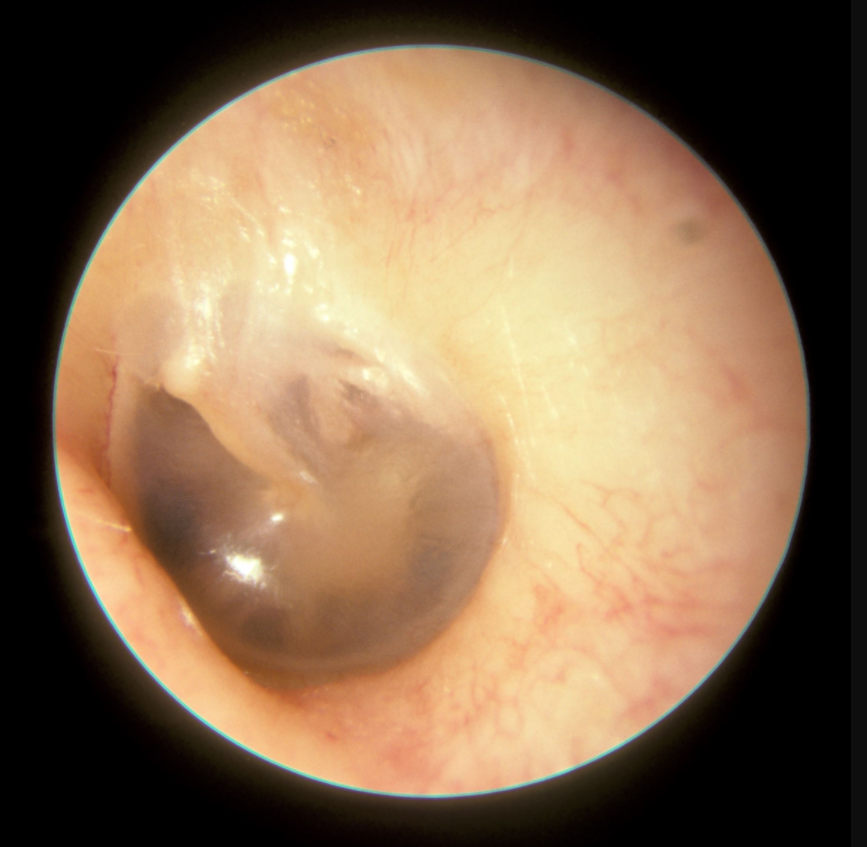
#> input picture left eardrum.png, 867 x 847 px
$ python code.py
#> lines starting #> are read from the running program, lines starting #| are printed output that depends on the picture
# image processing code
from tkinter import *
from tkinter import filedialog
import cv2
import numpy as np
import imutils
import os
from PIL import Image, ImageDraw,ImageFont
from PIL import Image, ImageTk
root = Tk()

# code to upload an image
root.filename = filedialog.askopenfilename(initialdir="/", title="Select A file",
                                           filetypes=(("png files", ".png"),
                                                      ("jpeg files", "jpeg"),
                                                      ("all files", "*.*")))
#> the answer given: left eardrum.png
my_label = Label(root, text=root.filename).pack()

# code to find side of ear
ori_image = cv2.imread(root.filename)
#> ori_image is the input picture: shape (847, 867, 3); mean B, G, R 80.4, 107.9, 135
image1 = cv2.imread(r"E:\Project\left eardrum.png")

image1 = cv2.resize(image1, (500, 500))
image2 = cv2.resize(ori_image, (500, 500))

sift = cv2.xfeatures2d.SIFT_create()
kp_1, desc_1 = sift.detectAndCompute(image1, None)
#> kp_1 = 35 keypoints; strongest (x, y, size): (233, 174, 179), (141, 335, 12.9), (345, 363, 102.2), (100, 317, 31.6)
kp_2, desc_2 = sift.detectAndCompute(image2, None)
#> kp_2 has the same summary as kp_1

index_params = dict(algorithm=0, trees=5)
search_params = dict()

flann = cv2.FlannBasedMatcher(index_params, search_params)

matches = flann.knnMatch(desc_1, desc_2, k=2)
#> matches = 35 matches
good_points = []
for m, n in matches:
    if m.distance < 0.9 * n.distance:
        good_points.append(m)
#> this loop made 35 passes
#> after the loop, good_points = 35 matches
key_points_consider = 0
if len(kp_1) >= len(kp_2):
    key_points_consider = len(kp_1)
#> key_points_consider = 35
else:
    key_points_consider = len(kp_2)

percentage = len(good_points) / key_points_consider * 100
#> percentage = 100
if percentage > 20:
    side = "LEFT EAR"
else:
    side = "RIGHT EAR"
print(side)

# [42 lines of commented-out code are left out]
kernel_sharpening = np.array([-1, -1, -1
                              - 1, 9, -1
                              - 1, -1, -1])

sharpened_img = cv2.filter2D(ori_image, -1, kernel_sharpening)
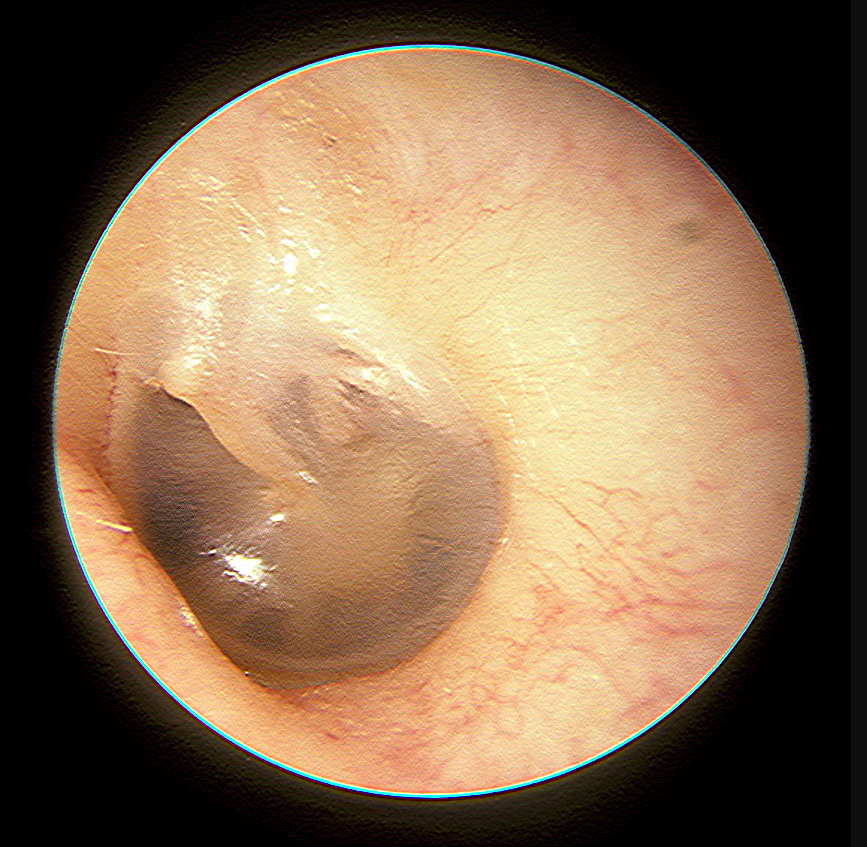
#> sharpened_img: shape (847, 867, 3); mean B, G, R 80.4, 107.8, 134.6

# code to rotate image
img = cv2.imwrite("r.png", sharpened_img)
image = cv2.imread("r.png")

for angle in np.arange(0, 720, 5):
    rotated_img = imutils.rotate_bound(image, angle)
    cv2.imshow("Press s if you want go ahead with this rotated image otherwise press any key", rotated_img)

    img = cv2.imwrite("r.png", rotated_img)
    image = cv2.imread("r.png")
    k = cv2.waitKey(0)
#> (key Esc is pressed here)
#> (the run stopped early here; a loop or call above may not have finished)
